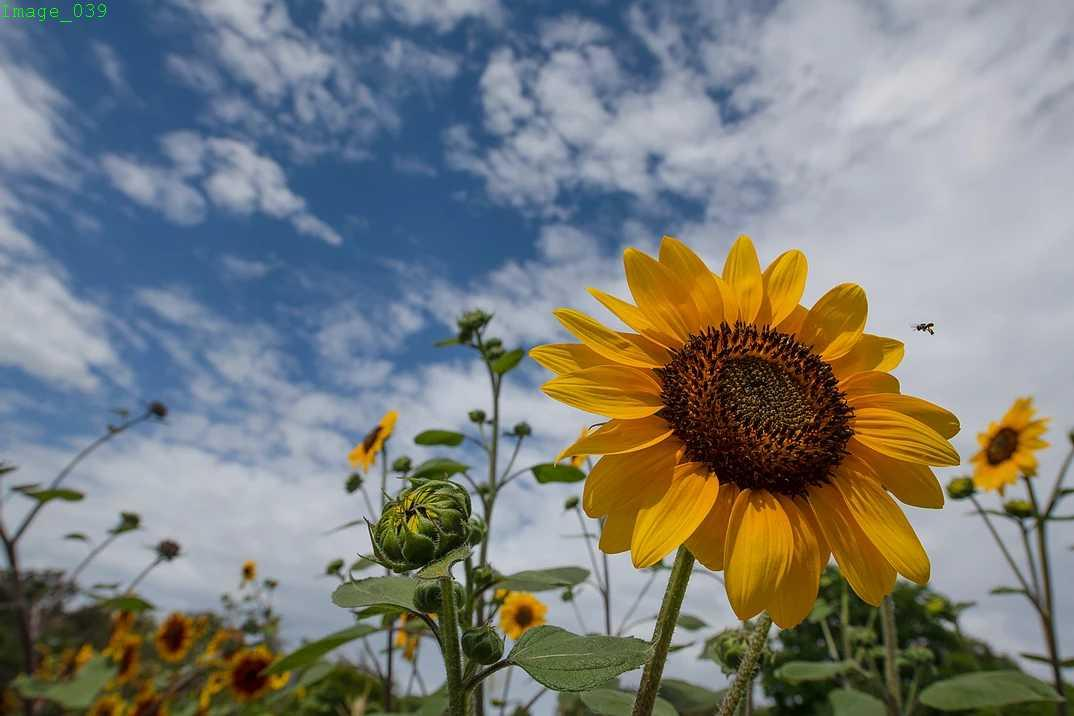
#> input picture jack.jpg, 1074 x 716 px
$ python mask.py
#> lines starting #> are read from the running program, lines starting #| are printed output that depends on the picture; after the words box and inside, x2 and y2 are one past the last pixel; in counts of white or black regions, pixels touching at a corner belong together
import cv2
import matplotlib.pyplot as plt
import numpy as np

#... Function for Image Plot
def plot_image(image, text, subplot):
    plt.subplot(2, 2, subplot)
    plt.imshow(cv2.cvtColor(image, cv2.COLOR_BGR2RGB))
    plt.title(text)

#... Function for applying Averaging Filter
def apply_smoothing_average_filter(image, mask):
    height, width = image.shape
    average_image = []
    x = mask // 2
    for c in range(height):
        new_row = []
        for r in range(width):
            pixel = 0
            for i in range(-x, x + 1, 1):
                for j in range(-x, x + 1, 1):
                    if (c + i >= 0 and c + i < height and r + j >= 0 and r + j < width):
                        pixel += image[c + i, r + j] // (mask * mask)
            new_row.append(pixel)
        average_image.append(new_row)
    return np.uint8(average_image)

#... Function for applying Median Filter
def apply_median_filter(image, mask):
    height, width = image.shape
    median_image = []
    x = mask // 2
    for c in range(height):
        new_row = []
        for r in range(width):
            pixels = []
            for i in range(-x, x + 1, 1):
                for j in range(-x, x + 1, 1):
                    if (c + i >= 0 and c + i < height and r + j >= 0 and r + j < width):
                        pixels.append(image[c + i, r + j])
            pixels.sort()
            new_row.append(pixels[len(pixels) // 2])
        median_image.append(new_row)
    return np.uint8(median_image)

#... Function for calculating Peak Signal to Noise Ratio (PSNR)
def psnr(image1, image2):
    height, width = image1.shape
    mse = np.mean((image1 - image2)**2)
    psnr = 20 * np.log10(255.0) - 10 * np.log10(mse)
    return round(psnr, 2)

#... Function for applying Salt & Pepper Noise
def salt_pepper_noise(image, amount):
    noisy_image = image.copy()
    for k in range(amount):
        index = []
        for i in range(1, 5, 1):
            index.append(np.random.randint(0, image.shape[0]))
        noisy_image[index[0], index[1]], noisy_image[index[2], index[3]] = 0, 255
    return noisy_image

#... Importing & plotting Original Image
original_image=cv2.imread("jack.jpg", 0)
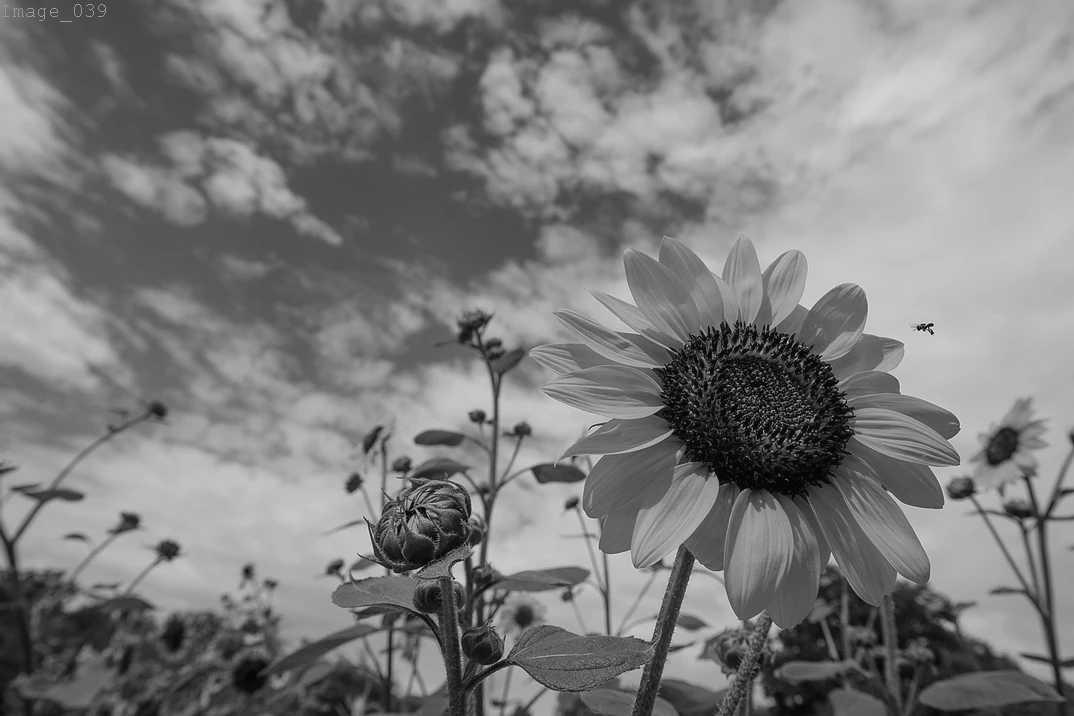
#> original_image: shape (716, 1074); min 0, max 253, mean 124.6
original_image = cv2.resize(original_image, (256, 256))
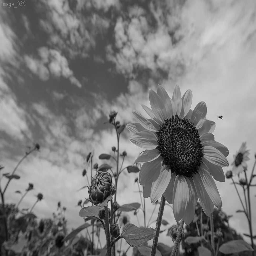
#> original_image: shape (256, 256); min 0, max 222, mean 124.5
plt.figure(figsize = (13, 7))
plot_image(original_image, "Original Image", 1)

#... Applying noise
noisy_image = salt_pepper_noise(original_image, 1000)
#> after the loop in salt_pepper_noise, `for k in range(amount):`:
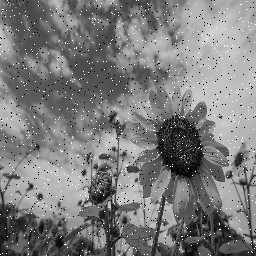
#> noisy_image: shape (256, 256); 3% of pixels changed, all inside (x1, y1, x2, y2) = (0, 0, 256, 256)
plot_image(noisy_image, "Noisy Image", 2)

#... Applying Averaging Filter
average_image = apply_smoothing_average_filter(original_image, 3)
#> after the loop in apply_smoothing_average_filter, `for c in range(height):`: average_image = 256 items
#> in apply_smoothing_average_filter, `return np.uint8(average_image)`:
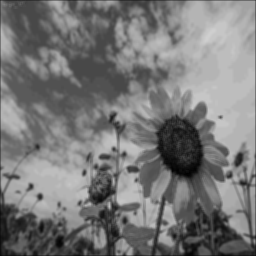
#> returned value: shape (256, 256); min 1, max 207, mean 119.9
avg_psnr = psnr(original_image, average_image)
#> in psnr, `mse = np.mean((image1 - image2)**2)`: mse = 43.02
#> in psnr, `psnr = 20 * np.log10(255.0) - 10 * np.log10(mse)`: psnr = 31.79
#> avg_psnr = 31.79
plot_image(average_image, f"After applying Smoothing Averaging Filter PSNR = {avg_psnr}", 3)

#... Applying Median Filter
median_image = apply_median_filter(original_image, 3)
#> after the loop in apply_median_filter, `for c in range(height):`: median_image = 256 items
#> in apply_median_filter, `return np.uint8(median_image)`:
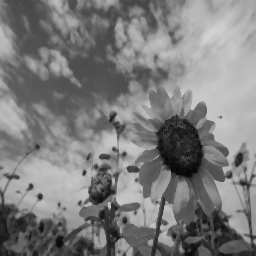
#> returned value: shape (256, 256); min 5, max 210, mean 124.6
median_psnr = psnr(original_image, median_image)
#> median_psnr = 35.37
plot_image(median_image, f"After applying Median Filter PSNR = {median_psnr}", 4)

plt.show()
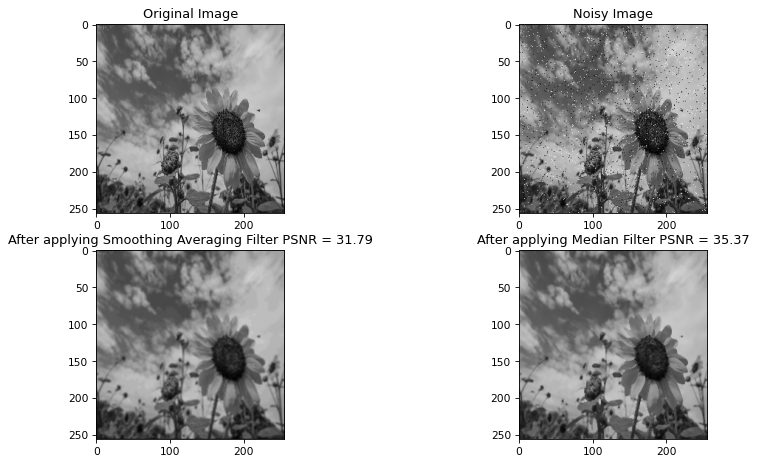
#> figure drawn by matplotlib, 4 panels
